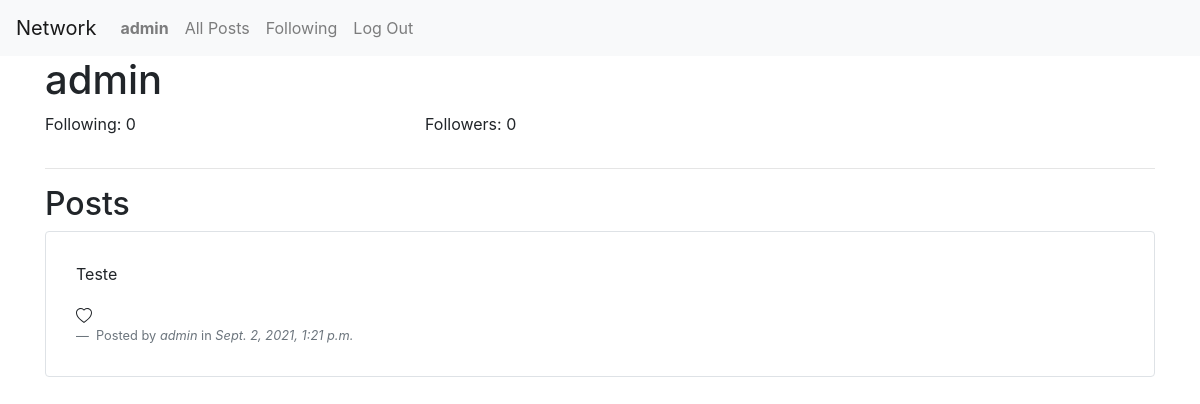
/u/admin (signed in), run on an earlier commit of the app's database.
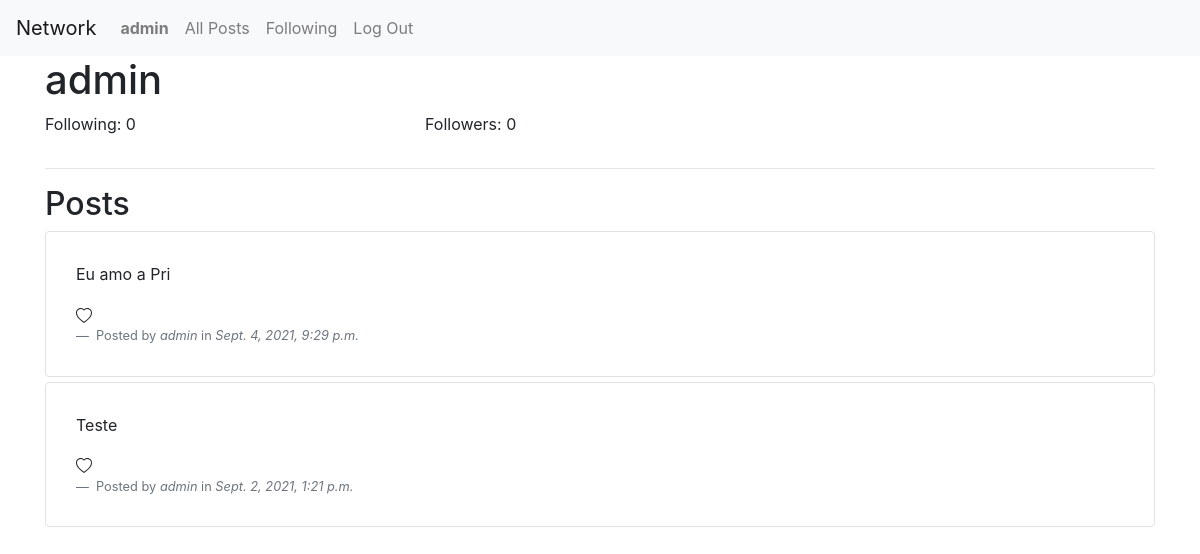
And on a later commit of the database.
### network/models.py (models this page shows)
class User(AbstractUser):
    pass

class Post(models.Model):
    author = models.ForeignKey("User", on_delete=models.CASCADE, related_name="author")
    content = models.TextField()
    dateTime = models.DateTimeField()

### network/views.py (the view)
# urls.py: path("u/<str:username>",views.profile, name="profile"),
@login_required
def profile(request, username):
    if request.method == "GET":
        user = functions.ProfileData().get(request.user.username)
        return render(
            request,
            "network/profile.html",
            {
                "profile": functions.ProfileData().get(username),
                "isFollowing": user.checkIfIsFollowing(username),
            },
        )
    elif (
        request.method == "POST"
    ):  # Create a form in the view that the submit button follows.
        functions.followOrUnfollowFollowedFollowing(username, request.user.username)
        return HttpResponseRedirect(reverse("profile", args=[username]))

### network/functions.py (called while the page is built)
    def checkIfIsFollowing(self, username):
        selfDataQuery = User.objects.get(username=self.username)
        userToCheckDataQuery = User.objects.get(username=username)
        followRelationQuery = FollowRelations.objects.filter(
            following=selfDataQuery
        ).filter(followed=userToCheckDataQuery)
        if followRelationQuery.count() > 0:
            return True
        return False

    def get(self, username):
        userModelData = User.objects.get(username=username)
        postModelData = Post.objects.filter(author=userModelData).order_by("-dateTime")
        self.username = username
        self.following = FollowRelations.objects.filter(
            following=userModelData
        ).count()
        self.followers = FollowRelations.objects.filter(
            followed=userModelData
        ).count()
        for post in postModelData:
            self.posts.append(post)
        return self

### network/templates/network/profile.html (shortened to what this page needs)
{% extends "network/layout.html" %}
{% block body %}
    <h1>{{ profile.username }}</h1>
    <div class="row">
        <div class="col">
            <p>Following: {{ profile.following }}</p>
        </div>
        <div class="col">
            <p>Followers: {{ profile.followers }}</p>
        </div>
        <div class="col">
        </div>
    </div>
    <hr>
    <h2>Posts</h2>
    <div class="posts">
        {% for post in profile.posts %}
        <div class="PostsDiv border rounded">
            <p>{{ post.content }}</p>
            <span> {{ post.likes }}</span>
            <footer class="blockquote-footer">
                Posted by <cite title="Source Title">{{ post.author }} </cite>in<cite tittle="Source Title"> {{ post.dateTime}}</cite>
            </footer>
        </div>
        {% endfor %}
    </div>
{% endblock %}

### network/templates/network/layout.html (shortened to what this page needs)
{% load static %}
<!DOCTYPE html>
<html lang="en">
    <head>
        <link rel="stylesheet" href="https://stackpath.bootstrapcdn.com/bootstrap/4.4.1/css/bootstrap.min.css">
        <link href="{% static 'network/styles.css' %}" rel="stylesheet">
    </head>
    <body>
        <nav class="navbar navbar-expand-lg navbar-light bg-light">
            <a class="navbar-brand" href="{% url 'index' %}">Network</a>
            <div>
              <ul class="navbar-nav mr-auto">
                {% if user.is_authenticated %}
                    <li class="nav-item">
                        <a class="nav-link" href="{% url 'profile' user.username %}"><strong>{{ user.username }}</strong></a>
                    </li>
                {% endif %}
                <li class="nav-item">
                  <a class="nav-link" href="{% url 'index' %}">All Posts</a>
                </li>
                {% if user.is_authenticated %}
                    <li class="nav-item">
                        <a class="nav-link" href="{% url 'following' %}">Following</a>
                    </li>
                    <li class="nav-item">
                        <a class="nav-link" href="{% url 'logout' %}">Log Out</a>
                    </li>
                {% endif %}
              </ul>
            </div>
          </nav>
        <div class="body container">
            {% block body %}
            {% endblock %}
        </div>
    </body>
</html>

### network/static/network/styles.css (style rules this page uses)
.PostsDiv { padding: 30px; margin-top: 5px; }

What changed in the data, as far as the page shows it:
added Post: content "Eu amo a Pri", author "admin", dateTime "Sept. 4, 2021, 9:29 p.m."
